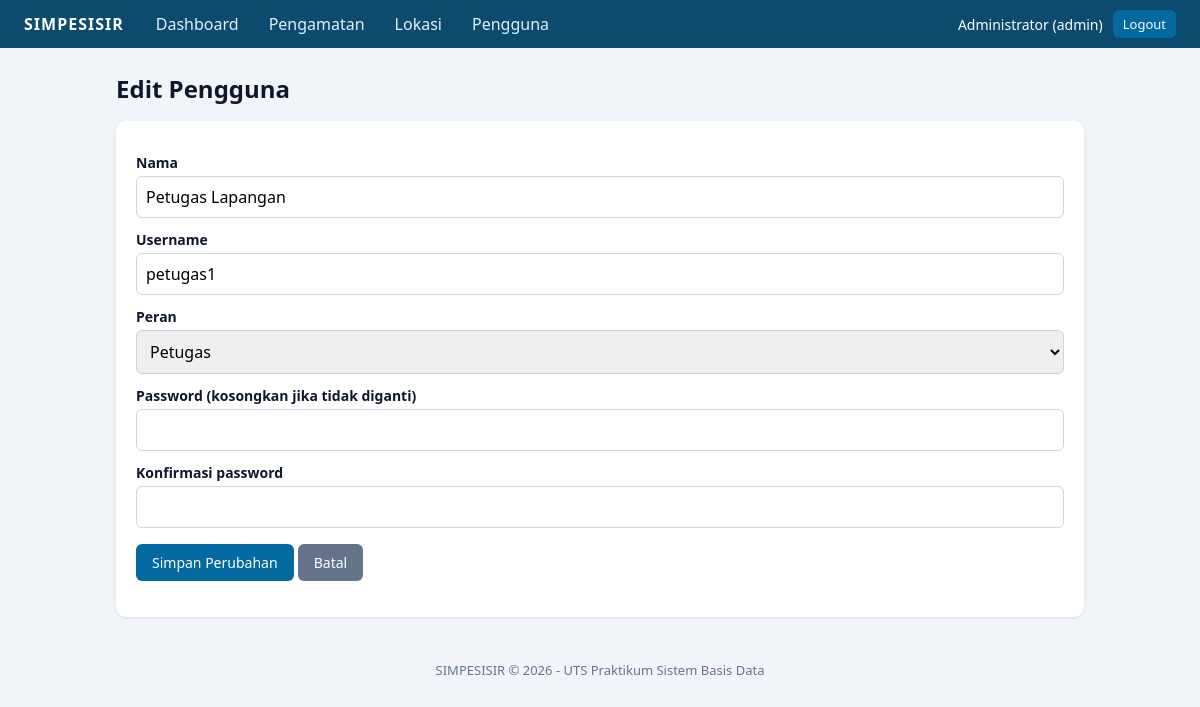
Page /users/edit.php?id=2 (signed in) on the committed database.
### tables this page shows
CREATE TABLE users (
  id_user       INT UNSIGNED NOT NULL AUTO_INCREMENT,
  nama          VARCHAR(100) NOT NULL,
  username      VARCHAR(50)  NOT NULL,
  password_hash VARCHAR(255) NOT NULL,
  role          ENUM('admin','petugas') NOT NULL DEFAULT 'petugas',
  created_at    TIMESTAMP NOT NULL DEFAULT CURRENT_TIMESTAMP,
  PRIMARY KEY (id_user),
  UNIQUE KEY uq_users_username (username)
);

### includes/init.php (called while the page is built, shortened)
<?php
function e($s): string { return htmlspecialchars((string)$s, ENT_QUOTES, 'UTF-8'); }
function url(string $p = ''): string { return BASE_URL . '/' . ltrim($p, '/'); }

### users/_form.php (the view, shortened to what this page needs)
<form method="post" autocomplete="off">
  <label>Nama</label>
  <input type="text" name="nama" value="<?= e($d['nama']) ?>" maxlength="100" required>
  <label>Username</label>
  <input type="text" name="username" value="<?= e($d['username']) ?>" maxlength="30" required>
  <label>Peran</label>
  <select name="role" <?= !empty($role_terkunci) ? 'disabled' : '' ?>>
    <?php foreach (['petugas', 'admin'] as $r): ?>
      <option value="<?= $r ?>" <?= $d['role'] === $r ? 'selected' : '' ?>><?= ucfirst($r) ?></option>
    <?php endforeach; ?>
  </select>
  <label>Password <?= $edit ? '(kosongkan jika tidak diganti)' : '' ?></label>
  <input type="password" name="password" <?= $edit ? '' : 'required' ?>>
  <label>Konfirmasi password</label>
  <input type="password" name="password2" <?= $edit ? '' : 'required' ?>>
  <p><button class="btn" type="submit"><?= e($tombol) ?></button>
     <a class="btn btn-grey" href="<?= e(url('users/index.php')) ?>">Batal</a></p>
</form>

### assets/style.css (style rules this page uses)
* { box-sizing:border-box }
body { margin:0;font-family:system-ui,Arial,sans-serif;background:#f1f5f9;color:#0f172a }
label { display:block;margin:12px 0 4px;font-weight:600;font-size:14px }
input[type=text],input[type=password],input[type=date],input[type=number],select,textarea { width:100%;padding:9px;border:1px solid #cbd5e1;border-radius:6px;font:inherit }
.btn { display:inline-block;background:#0369a1;color:#fff;border:0;border-radius:6px;padding:9px 16px;cursor:pointer;text-decoration:none;font:inherit;font-size:14px }
.btn-grey { background:#64748b }

### rows in the picture
users: nama "Petugas Lapangan", username "petugas1", role "Petugas"

### other values in the picture
$_SESSION['nama'] "Administrator"
$_SESSION['role'] "admin"
$tombol "Simpan Perubahan"
